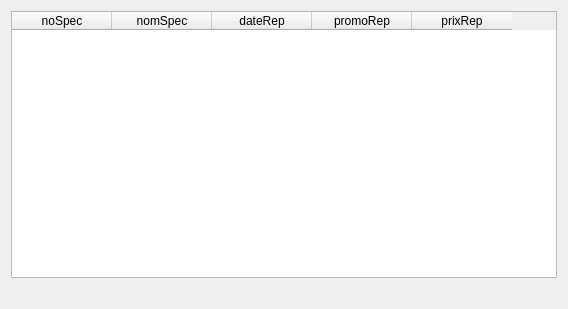
<?xml version="1.0" encoding="UTF-8"?>
<ui version="4.0">
 <class>fct_rep_1</class>
 <widget class="QDialog" name="fct_rep_1">
  <property name="geometry">
   <rect>
    <x>0</x>
    <y>0</y>
    <width>568</width>
    <height>309</height>
   </rect>
  </property>
  <property name="windowTitle">
   <string>Les Représentations sans Places Réservées</string>
  </property>
  <layout class="QVBoxLayout" name="verticalLayout">
   <item>
    <widget class="QTableWidget" name="table_fct_rep_1">
     <column>
      <property name="text">
       <string>noSpec</string>
      </property>
     </column>
     <column>
      <property name="text">
       <string>nomSpec</string>
      </property>
     </column>
     <column>
      <property name="text">
       <string>dateRep</string>
      </property>
     </column>
     <column>
      <property name="text">
       <string>promoRep</string>
      </property>
     </column>
     <column>
      <property name="text">
       <string>prixRep</string>
      </property>
     </column>
    </widget>
   </item>
   <item>
    <widget class="QLabel" name="label_fct_rep_1">
     <property name="text">
      <string/>
     </property>
    </widget>
   </item>
  </layout>
 </widget>
 <resources/>
 <connections/>
</ui>
